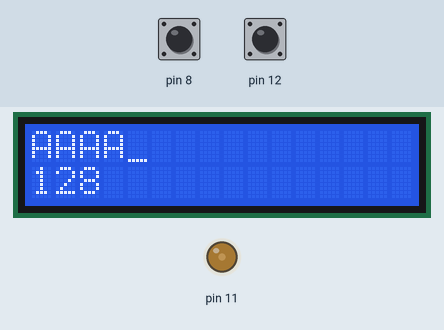
Simulated run of this sketch. Board: Arduino Uno, built with avr-gcc and run on an emulated ATmega328P. On the bench: 16×2 character LCD, output pins drawn as LEDs (lit = HIGH). The inputs (shaded band) are chosen by the test bench; at power-on: pin 12 HIGH, pin 8 HIGH.

Above: at 2.2 s.
2.3 s: pin 12 pulled LOW for 0.15 s
At 3.1 s:
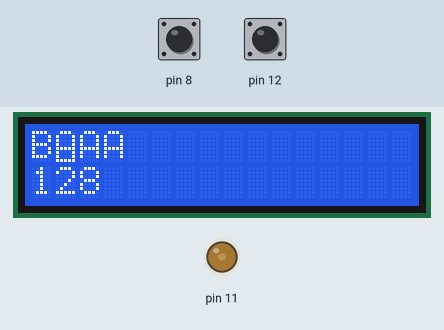
3.9 s: pin 8 pulled LOW for 3.2 s
At 8.3 s:
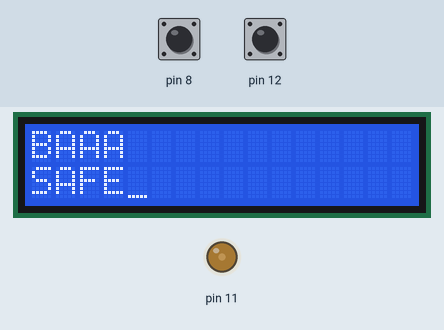
8.6 s: pin 12 pulled LOW for 1 s
At 10.3 s:
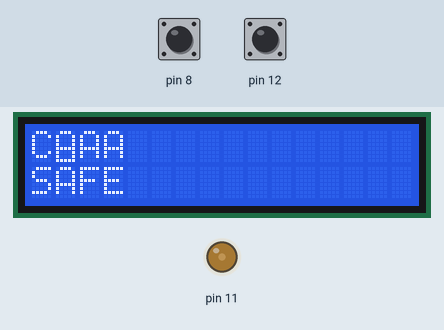
11.1 s: pin 12 pulled LOW for 0.15 s
12.7 s: pin 12 pulled LOW for 0.15 s
At 13.4 s:
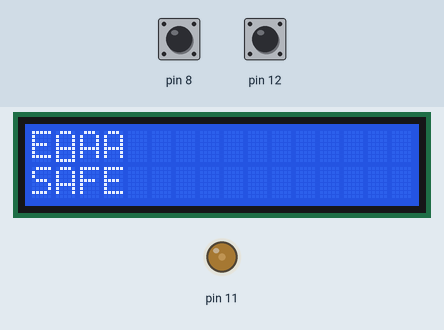
14.3 s: pin 12 pulled LOW for 1 s
Timing chart, 0 to 17.3 s (numbered marks = the images above; inputs shaded):
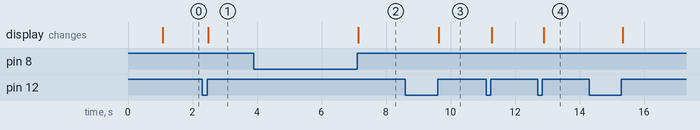

Measured:
- after the input at 2.3 s, the display: changes after 0.18 s (image 1)
- after the input at 3.9 s, the display: changes after 3.2 s (image 2)
- after the input at 8.6 s, the display: changes after 1.0 s (image 3)
- after the input at 12.7 s, the display: changes after 0.18 s (image 4)

The sketch:

sketch.ino
```cpp
#include <Wire.h>
#include <LiquidCrystal_I2C.h>

struct Player
{
  char name[5] = { 'A', 'A', 'A', 'A', '\0'};
  int score = 128;
};

constexpr int name_length = (sizeof(Player::name) / sizeof(char)) - 1;

enum PressType
{
  NONE,
  SHORT,
  LONG
};

struct EdgeDetector
{
private:
  const int minDuration;
  const bool targetState;

  int candidate;
  int candidateSince;
  int lastState;
  int lastStateTime;

public:
  EdgeDetector(int minDuration, bool targetState)
    : minDuration(minDuration), targetState(targetState)
  {

  }

  void begin(int state, int time)
  {
    candidate = state;
    candidateSince = time;
    lastState = state;
    lastStateTime = time;
  }

  PressType detect(int state, int time)
  {
    if(state != candidate)
    {
      candidate = state;
      candidateSince = time;
    }
    else
    {
      int duration = time - candidateSince;

      if(duration > minDuration)
      {
        if(candidate != lastState)
        {
          lastState = candidate;

          if(candidate == targetState)
          {
            int pressDuration = time - lastStateTime;

            PressType type = pressDuration > 1500 ? LONG : SHORT;

            return type;
          }

          lastStateTime = time;
        }
      }
    }

    return NONE;
  }
};

struct PwmOutput
{
private:
  const int pin;
  int pulseWidth;
  const int step;

  void write()
  {
    analogWrite(pin, pulseWidth);
  }

public:
  PwmOutput(int pin, int pulseWidth, int step)
    : pin(pin), pulseWidth(pulseWidth), step(step)
  {
  }

  void begin()
  {
    pinMode(pin, OUTPUT);
    write();
  }

  void increase()
  {
    pulseWidth += step;
    write();
  }

  void decrease()
  {
    pulseWidth -= step;
    write();
  }
};

struct DigitalInputPullup
{
private:
  int pin;
public:
  DigitalInputPullup(int pin) : pin(pin)
  {
  }

  void begin()
  {
    pinMode(pin, INPUT_PULLUP);
  }

  bool read()
  {
     return digitalRead(pin);
  }
};

DigitalInputPullup buttonYellow(8);
DigitalInputPullup buttonGray(12);
EdgeDetector edgeYellow(30, HIGH);
EdgeDetector edgeGray(30, HIGH);
PwmOutput led(11, 64, 8);
LiquidCrystal_I2C lcd(0x27, 16, 2);

Player player;

int i = 0;

void setup()
{
  Serial.begin(9600);
  delay(1000);

  lcd.init();
  lcd.backlight();
  lcd.cursor();
  lcd.setCursor(0,1);
  lcd.print(player.score);
  lcd.setCursor(0,0);
  lcd.print(player.name);

  buttonYellow.begin();
  buttonGray.begin();
  edgeYellow.begin(buttonYellow.read(), millis());
  edgeGray.begin(buttonGray.read(), millis());
  led.begin();
}

void loop()
{
  PressType pressType = edgeYellow.detect(buttonYellow.read(), millis());

  switch(pressType)
  {
    case SHORT:
      ++i;

      if(i > name_length - 1)
      {
        i = 0;
      }

      lcd.setCursor(i, 0);
      break;
    case LONG:
      lcd.setCursor(0, 1);
      lcd.print("SAFE");
      break;
    default:
      break;
  }

  if(edgeGray.detect(buttonGray.read(), millis()) == SHORT)
  {
    ++player.name[i];

    if(player.name[i] > 'Z')
    {
      player.name[i] = 'A';
    }

    lcd.setCursor(i, 0);
    lcd.print(player.name[i]);
  }
}
```
